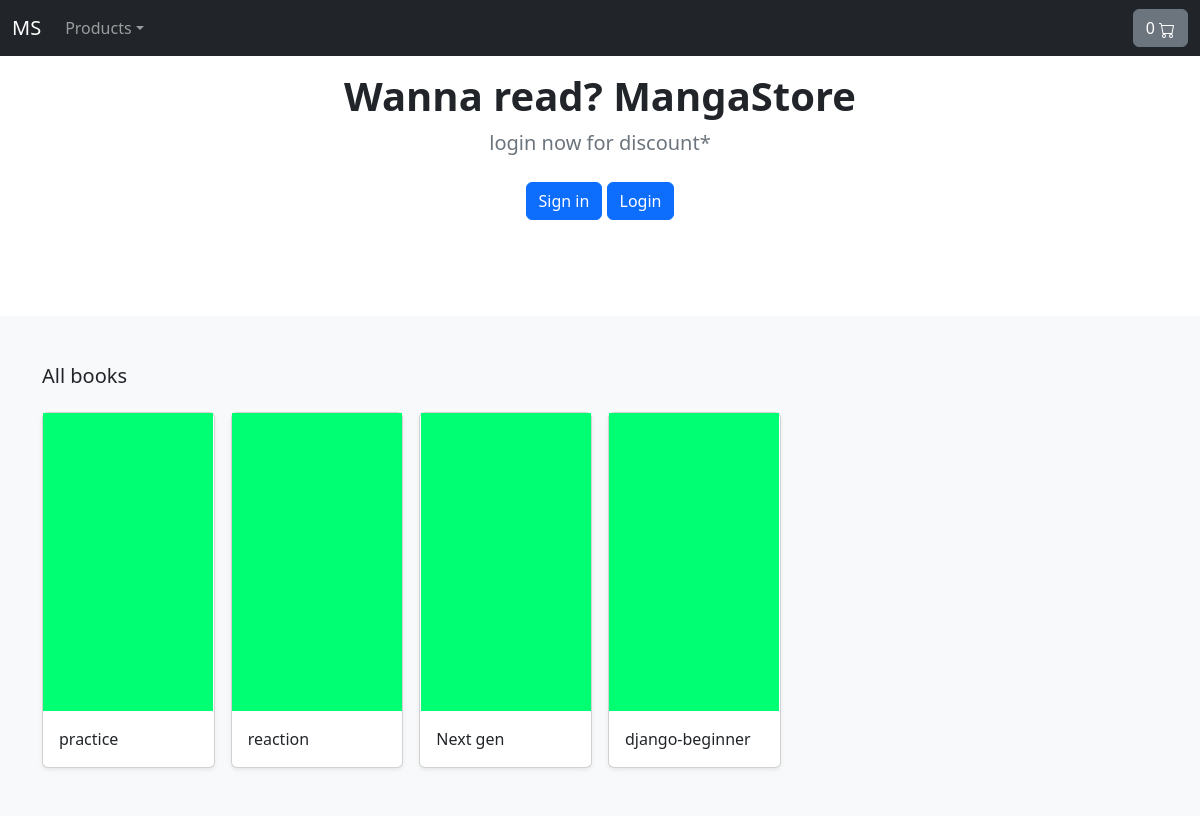
The page / on the database its author committed.
### store/models.py (models this page shows, shortened)
class Product(models.Model):
    category    = models.ForeignKey(Category, related_name='product', on_delete=models.CASCADE)
    title       = models.CharField(max_length=255)
    author      = models.CharField(max_length=255, default='Not found')
    description = models.TextField(blank=True)
    available   = models.IntegerField(default=1)
    image       = models.ImageField(upload_to='images/', default='images/default.png') # storing the link to the db
    slug        = models.SlugField(max_length=255)
    price       = models.DecimalField(max_digits=4, decimal_places=2, default=4.50)
    in_stock    = models.BooleanField(default=True)
    is_active   = models.BooleanField(default=True)
    created     = models.DateTimeField(auto_now_add=True) # TODO: remove
    updated     = models.DateTimeField(auto_now=True) # TODO: remove
    class Meta:
        ordering = ('-created',)
    def get_absolute_url(self):
        return reverse_lazy('store:product_detail', args=[self.slug])

### store/views.py (the view)
# urls.py: path('', views.product_all, name='product_all'),
def product_all(request):
    products = Product.objects.all()
    ctx = { 'products': products }
    return render(request, template_name='store/home.html', context=ctx)

### cart/cart.py (called while the page is built)
    def __len__(self): # Counts the qty of the items in the cart
        return sum(item['qty'] for item in self.cart.values())

### cart/views.py (called while the page is built)
def cart(request):
    return {'cart': Cart(request)}

### store/models.py (called while the page is built)
    def get_absolute_url(self):
       return reverse_lazy('store:category_list', args=[self.slug])

### store/views.py (called while the page is built)
def categories(request):
    return { 'categories': Category.objects.all() }

### templates/store/home.html (shortened to what this page needs)
{% extends './base.html' %}
{% load static %}
{% block content %}
    <main>
        {% if user.is_authenticated %}
            <section class="py-5 text-center container">
                <div class="row py-lg-4">
                    <div class="col-lg-6 col-md-8 mx-auto">
                        <h1 class="h1 fw-bold">Welcome, {{ user.username }}</h1>
                    </div>
                </div>
            </section>
        {% else %}
            <section class="py-5 text-center container">
                <div class="row py-lg-4">
                    <div class="col-lg-6 col-md-8 mx-auto">
                        <h1 class="h1 fw-bold">Wanna read? MangaStore</h1>
                        <p class="lead text-muted">login now for discount*</p>
                        <p>
                            <a href"#" class="btn btn-primary my-2">Sign in</a>
                            <a href"#" class="btn btn-primary my-2">Login</a>
                        </p>
                    </div>
                </div>
            </section>
        {% endif %}
        <div class="album py-5 bg-light">
            <div class="container">
            <div class="pb-3 h5">All books</div>
            <div class="row row-cols-1 row-cols-sm-5 row-cols-md-6 g-3">
                {% for p in products %}
                    <div class="col">
                        <div class="card shadow-sm">
                            <img href="{{ p.get_absolute_url }}" src="{{ p.image.url }}" class="featurette-image img-fluid mx-auto" alt="Responsive image" width="170px"  height="270px" preserveAspectRatio="xMidYMid slice" focusable="false"></img>
                            <div class="card-body">
                                <p class="card-text">
                                    <a class="text-dark text-decoration-none" href="{{ p.get_absolute_url }}">{{ p.title }}</a>
                                </p>
                            </div>
                        </div>
                    </div>
                {% endfor %}
            </div>
        </div>
    </main>
{% endblock content %}

### rows shown on the page
Product: image (placeholder picture), title "practice"
Product: image (placeholder picture), title "reaction"
Product: image (placeholder picture), title "Next gen"
Product: image (placeholder picture), title "django-beginner"
